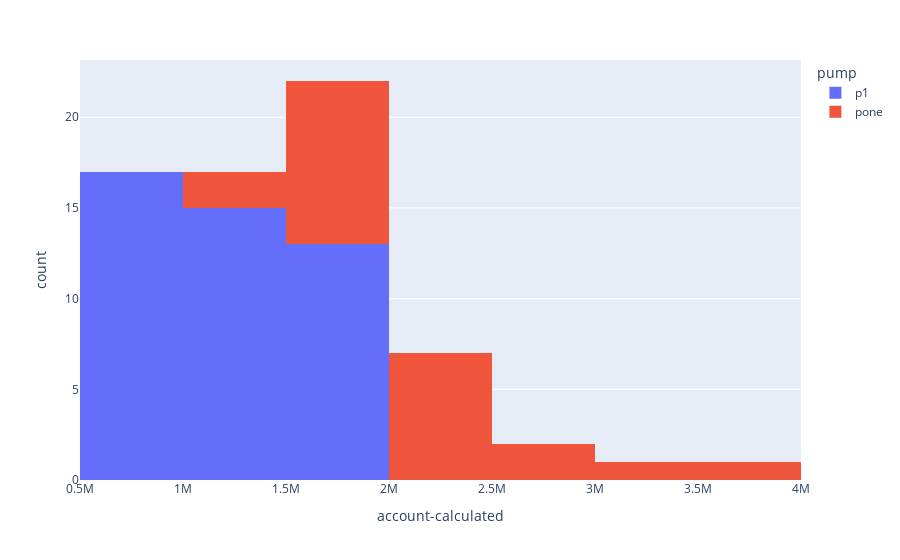

Write notebook code for a chart like this one.
### Markdown cell above
The chart below is the distribution of the total amount of revenue calculated directly from the dataset not the daily revenue reported by the pump admins colored the reporting pump number. the average daily revenue calculated is between 1.5 million to 2 millions. the currency is of the local country.

### Code cell
px.histogram(data , x= 'account-calculated', color = 'pump' , opacity = 1)

### Figure 1 — Plotly figure (JSON) as saved in the notebook; plotly's stock layout.template omitted (floating-point values rounded to 4 significant figures)
{"data": [{"alignmentgroup": "True", "bingroup": "x", "hovertemplate": "pump=p1<br>account-calculated=%{x}<br>count=%{y}<extra></extra>", "legendgroup": "p1", "marker": {"color": "#636efa", "opacity": 1, "pattern": {"shape": ""}}, "name": "p1", "offsetgroup": "p1", "orientation": "v", "showlegend": true, "type": "histogram", "x": [727532, 1914280, 656776, 1669744, 851872, 1552179, 741631, 1658538, 1062416, 1458840, 1027741, 1470255, 1112000.0, 1909335, 662037, 1711916, 784984, 1577133, 739000.0, 1506999, 1236716, 1318789, 931953, 1351551, 810303, 1507984, 1014705, 1496415, 856732, 1948433, 869300.0, 1523055, 853122, 1435723, 849800.0, 1430400, 841555, 1884363, 959100.0, 1347406, 895562, 1656815, 1097168, 1434437, 977573], "xaxis": "x", "yaxis": "y"}, {"alignmentgroup": "True", "bingroup": "x", "hovertemplate": "pump=pone<br>account-calculated=%{x}<br>count=%{y}<extra></extra>", "legendgroup": "pone", "marker": {"color": "#EF553B", "opacity": 1, "pattern": {"shape": ""}}, "name": "pone", "offsetgroup": "pone", "orientation": "v", "showlegend": true, "type": "histogram", "x": [1763197, 2051733, 2368547, 1505611, 2611184, 2473402, 2616283, 3077834, 1746937, 1595169, 1673817, 1706214, 2048157, 1234114, 3541285, 1710125, 1337988, 1729335, 2403327, 2012691, 1744927, 2073170], "xaxis": "x", "yaxis": "y"}], "layout": {"barmode": "relative", "legend": {"title": {"text": "pump"}, "tracegroupgap": 0}, "margin": {"t": 60}, "xaxis": {"anchor": "y", "domain": [0, 1], "title": {"text": "account-calculated"}}, "yaxis": {"anchor": "x", "domain": [0, 1], "title": {"text": "count"}}}}
